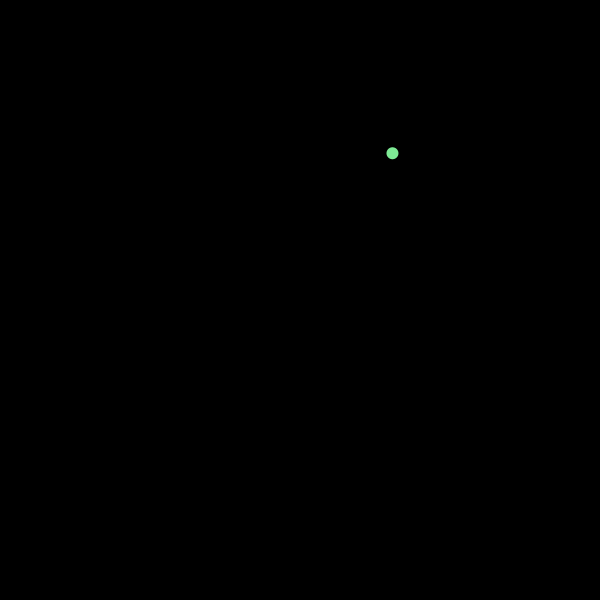
Frame 1 (no input)
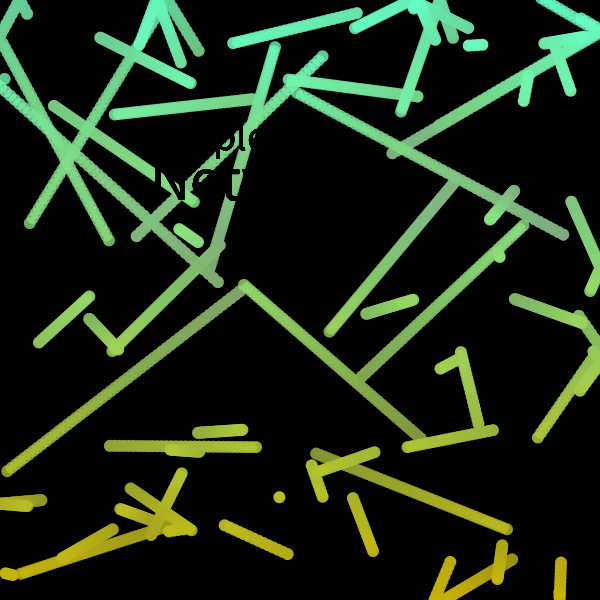
Frame 60 (the mouse pressed at the canvas centre just before this capture)
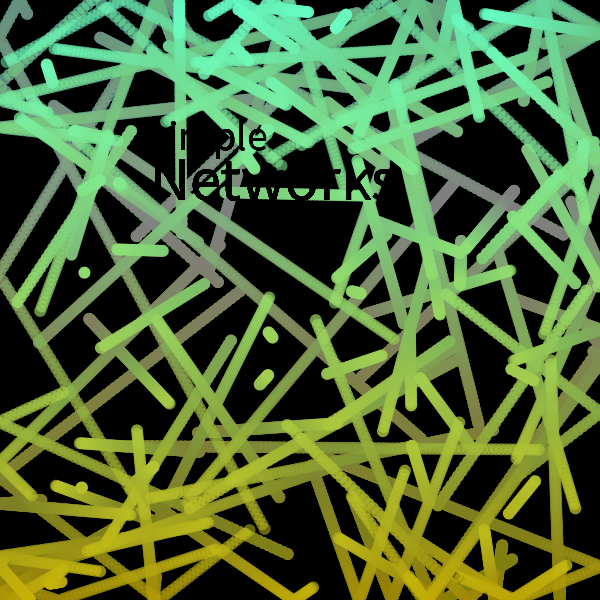
Frame 120 (the mouse held since frame 60 and released just before this capture)

The Processing sketch that drew these frames (run headless with seeded random() and noise(); from frame 60 on, the mouse is pressed at the canvas centre):

// Processing sketch: sketch_171024bsimple_network
// ── sketch_171024bsimple_network.pde
ArrayList<Bob> bs ;

void setup(){
  size(600,600);
  background(0);
  bs = new ArrayList<Bob>(); 
}

void draw(){
  fill(50,1);
  
  rect(0,0,width,height);
    noFill();
    
   bs.add(new Bob());
  for (int i  =bs.size()-1 ; i >= 0;i--){
    Bob b = bs.get(i);
     b.update();
       b.show();
       b.checkEdges();
       
       if (b.isDead()){
          bs.remove(i);
       }
  }
  
 fill(0);
  textSize(42);
   textAlign(LEFT);
   text("simple", width/4, height/3-50);
   textSize(62);
  text("Networks", width/4, height/3);
}
// ── Bob.pde
class Bob {
  PVector pos, vel,acc ;
  float m , r , ran, ls ,d;
  
  
  float A = 0 ;
  color top = color(100, 304, 200);        // color 1
color bottom =  color(200, 177, 5);      // color 2


  
  Bob(){
    ran = 5 ;
    pos = new PVector(random(width),random(height));
    acc = new PVector(random(-ran,ran),random(-ran,ran));
    vel = new PVector(0,0);
    m = 1;
    r = 12 ;
    ls = 255 ;
    
  }
  
  void applyForce(PVector force) {
    PVector f = PVector.div(force,m);
    acc.add(f);
  }
  
  void update() {
    vel.add(acc);
    pos.add(vel);
    acc.mult(0);
    ls -- ;
  }
  
  void checkEdges() {

    if (pos.x > width) {
      pos.x = width;
      vel.x *= -1;
    } else if (pos.x < 0) {
      vel.x *= -1;
      pos.x = 0;
    }

    if (pos.y > height) {
      vel.y *= -1;
      pos.y = height;
    }else if (pos.y < 0) {
      vel.y*= -1;
      pos.y = 0;
    }

  }
  
  
  void show(){
   
    float x = pos.x +d*sin(A);
    
    float C = map(pos.y, 0, height, 0, 1);
    color c = lerpColor(top, bottom, C);
    stroke(255-c);
    fill(c,ls);
    ellipse(x,pos.y,r,r);
    A +=0.01 ;
  }
  
  
  boolean isDead() {
    if (ls < 0.0) {
      return true;
    } 
    else {
      return false;
    }
  }

}
